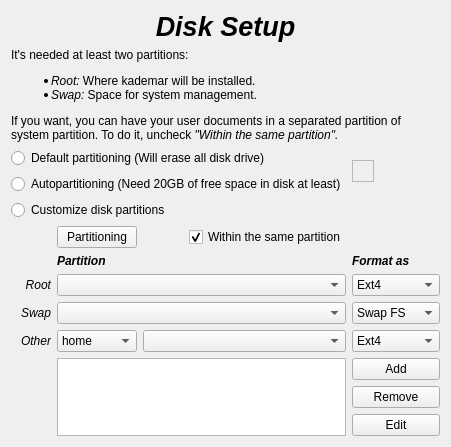
          <widget class="QWidget" name="PDisk">
           <layout class="QGridLayout" name="gridLayout_15">
            <item row="6" column="1" colspan="3">
             <widget class="QLabel" name="LPartition">
              <property name="maximumSize">
               <size>
                <width>16777215</width>
                <height>50</height>
               </size>
              </property>
              <property name="font">
               <font>
                <weight>75</weight>
                <italic>true</italic>
                <bold>true</bold>
               </font>
              </property>
              <property name="text">
               <string>Partition</string>
              </property>
             </widget>
            </item>
            <item row="0" column="0" colspan="5">
             <widget class="QLabel" name="LDiskSetupTitle">
              <property name="maximumSize">
               <size>
                <width>16777215</width>
                <height>50</height>
               </size>
              </property>
              <property name="font">
               <font>
                <pointsize>20</pointsize>
                <weight>75</weight>
                <italic>true</italic>
                <bold>true</bold>
               </font>
              </property>
              <property name="text">
               <string>Disk Setup</string>
              </property>
              <property name="alignment">
               <set>Qt::AlignCenter</set>
              </property>
             </widget>
            </item>
            <item row="8" column="4">
             <widget class="QComboBox" name="CBDiskFormatSwap">
              <item>
               <property name="text">
                <string>Swap FS</string>
               </property>
              </item>
             </widget>
            </item>
            <item row="12" column="4">
             <widget class="QPushButton" name="BEditPartition">
              <property name="text">
               <string>Edit</string>
              </property>
             </widget>
            </item>
            <item row="2" column="0" colspan="4">
             <widget class="QRadioButton" name="RBPartitionN">
              <property name="text">
               <string>Default partitioning (Will erase all disk drive)</string>
              </property>
             </widget>
            </item>
            <item row="7" column="1" colspan="3">
             <widget class="QComboBox" name="CBPartRoot"/>
            </item>
            <item row="5" column="3">
             <widget class="QCheckBox" name="CHSamePart">
              <property name="text">
               <string>Within the same partition</string>
              </property>
              <property name="checked">
               <bool>true</bool>
              </property>
             </widget>
            </item>
            <item row="4" column="0" colspan="4">
             <widget class="QRadioButton" name="RBPartitionY">
              <property name="text">
               <string>Customize disk partitions</string>
              </property>
             </widget>
            </item>
            <item row="2" column="4" rowspan="2">
             <widget class="QFrame" name="FPartitionInfo">
              <property name="minimumSize">
               <size>
                <width>22</width>
                <height>22</height>
               </size>
              </property>
              <property name="maximumSize">
               <size>
                <width>22</width>
                <height>22</height>
               </size>
              </property>
              <property name="frameShape">
               <enum>QFrame::StyledPanel</enum>
              </property>
              <property name="frameShadow">
               <enum>QFrame::Raised</enum>
              </property>
             </widget>
            </item>
            <item row="3" column="0" colspan="4">
             <widget class="QRadioButton" name="RBPartitionA">
              <property name="text">
               <string>Autopartitioning (Need 20GB of free space in disk at least)</string>
              </property>
             </widget>
            </item>
            <item row="6" column="4">
             <widget class="QLabel" name="LFormat">
              <property name="maximumSize">
               <size>
                <width>16777215</width>
                <height>50</height>
               </size>
              </property>
              <property name="font">
               <font>
                <weight>75</weight>
                <italic>true</italic>
                <bold>true</bold>
               </font>
              </property>
              <property name="text">
               <string>Format as</string>
              </property>
             </widget>
            </item>
            <item row="9" column="0">
             <widget class="QLabel" name="LPartOther">
              <property name="maximumSize">
               <size>
                <width>100</width>
                <height>16777215</height>
               </size>
              </property>
              <property name="font">
               <font>
                <italic>true</italic>
               </font>
              </property>
              <property name="locale">
               <locale language="English" country="UnitedKingdom"/>
              </property>
              <property name="text">
               <string>Other</string>
              </property>
              <property name="alignment">
               <set>Qt::AlignRight|Qt::AlignTrailing|Qt::AlignVCenter</set>
              </property>
             </widget>
            </item>
            <item row="9" column="4">
             <widget class="QComboBox" name="CBDiskFormatOther">
              <item>
               <property name="text">
                <string>Ext4</string>
               </property>
              </item>
              <item>
               <property name="text">
                <string>Reiser FS</string>
               </property>
              </item>
              <item>
               <property name="text">
                <string>Ext3</string>
               </property>
              </item>
              <item>
               <property name="text">
                <string>Ext2</string>
               </property>
              </item>
              <item>
               <property name="text">
                <string>No Format</string>
               </property>
              </item>
             </widget>
            </item>
            <item row="7" column="4">
             <widget class="QComboBox" name="CBDiskFormatRoot">
              <item>
               <property name="text">
                <string>Ext4</string>
               </property>
              </item>
              <item>
               <property name="text">
                <string>Reiser FS</string>
               </property>
              </item>
              <item>
               <property name="text">
                <string>Ext3</string>
               </property>
              </item>
              <item>
               <property name="text">
                <string>Ext2</string>
               </property>
              </item>
              <item>
               <property name="text">
                <string>No Format</string>
               </property>
              </item>
             </widget>
            </item>
            <item row="10" column="4">
             <widget class="QPushButton" name="BAddPartition">
              <property name="text">
               <string>Add</string>
              </property>
             </widget>
            </item>
            <item row="9" column="1">
             <widget class="QComboBox" name="CBPartDir">
              <item>
               <property name="text">
                <string>home</string>
               </property>
              </item>
              <item>
               <property name="text">
                <string>boot</string>
               </property>
              </item>
              <item>
               <property name="text">
                <string>usr</string>
               </property>
              </item>
              <item>
               <property name="text">
                <string>var</string>
               </property>
              </item>
             </widget>
            </item>
            <item row="11" column="4">
             <widget class="QPushButton" name="BRemovePartition">
              <property name="text">
               <string>Remove</string>
              </property>
             </widget>
            </item>
            <item row="9" column="2" colspan="2">
             <widget class="QComboBox" name="CBPartOther"/>
            </item>
            <item row="8" column="1" colspan="3">
             <widget class="QComboBox" name="CBPartSwap"/>
            </item>
            <item row="8" column="0">
             <widget class="QLabel" name="LPartSwap">
              <property name="maximumSize">
               <size>
                <width>100</width>
                <height>16777215</height>
               </size>
              </property>
              <property name="font">
               <font>
                <italic>true</italic>
               </font>
              </property>
              <property name="locale">
               <locale language="English" country="UnitedKingdom"/>
              </property>
              <property name="text">
               <string>Swap</string>
              </property>
              <property name="alignment">
               <set>Qt::AlignRight|Qt::AlignTrailing|Qt::AlignVCenter</set>
              </property>
             </widget>
            </item>
            <item row="1" column="0" colspan="5">
             <widget class="QLabel" name="LDiskSetup">
              <property name="maximumSize">
               <size>
                <width>16777215</width>
                <height>150</height>
               </size>
              </property>
              <property name="text">
               <string>&lt;!DOCTYPE HTML PUBLIC &quot;-//W3C//DTD HTML 4.0//EN&quot; &quot;http://www.w3.org/TR/REC-html40/strict.dtd&quot;&gt;
&lt;html&gt;&lt;head&gt;&lt;meta name=&quot;qrichtext&quot; content=&quot;1&quot; /&gt;&lt;style type=&quot;text/css&quot;&gt;
p, li { white-space: pre-wrap; }
&lt;/style&gt;&lt;/head&gt;&lt;body style=&quot; font-family:'DejaVu Sans'; font-size:9pt; font-weight:400; font-style:normal;&quot;&gt;
&lt;p style=&quot; margin-top:12px; margin-bottom:12px; margin-left:0px; margin-right:0px; -qt-block-indent:0; text-indent:0px;&quot;&gt;It's needed at least two partitions:&lt;/p&gt;
&lt;ul style=&quot;-qt-list-indent: 1;&quot;&gt;&lt;li style=&quot; margin-top:12px; margin-bottom:0px; margin-left:0px; margin-right:0px; -qt-block-indent:0; text-indent:0px;&quot;&gt;&lt;span style=&quot; font-style:italic;&quot;&gt;Root:&lt;/span&gt; Where kademar will be installed.&lt;/li&gt;
&lt;li style=&quot; margin-top:0px; margin-bottom:12px; margin-left:0px; margin-right:0px; -qt-block-indent:0; text-indent:0px;&quot;&gt;&lt;span style=&quot; font-style:italic;&quot;&gt;Swap:&lt;/span&gt; Space for system management.&lt;/li&gt;&lt;/ul&gt;
&lt;p style=&quot; margin-top:12px; margin-bottom:12px; margin-left:0px; margin-right:0px; -qt-block-indent:0; text-indent:0px;&quot;&gt;If you want, you can have your user documents in a separated partition of system partition. To do it, uncheck &lt;span style=&quot; font-style:italic;&quot;&gt;&quot;Within the same partition&quot;.&lt;/span&gt;&lt;/p&gt;&lt;/body&gt;&lt;/html&gt;</string>
              </property>
              <property name="textFormat">
               <enum>Qt::RichText</enum>
              </property>
              <property name="alignment">
               <set>Qt::AlignLeading|Qt::AlignLeft|Qt::AlignTop</set>
              </property>
              <property name="wordWrap">
               <bool>true</bool>
              </property>
             </widget>
            </item>
            <item row="7" column="0">
             <widget class="QLabel" name="LPartRoot">
              <property name="maximumSize">
               <size>
                <width>100</width>
                <height>16777215</height>
               </size>
              </property>
              <property name="font">
               <font>
                <italic>true</italic>
               </font>
              </property>
              <property name="text">
               <string>Root</string>
              </property>
              <property name="alignment">
               <set>Qt::AlignRight|Qt::AlignTrailing|Qt::AlignVCenter</set>
              </property>
             </widget>
            </item>
            <item row="5" column="1">
             <widget class="QPushButton" name="BGparted">
              <property name="text">
               <string>Partitioning</string>
              </property>
              <property name="icon">
               <iconset>
                <normaloff>../../usr/share/kademar/utils/instalador/img/gparted.png</normaloff>../../usr/share/kademar/utils/instalador/img/gparted.png</iconset>
              </property>
              <property name="iconSize">
               <size>
                <width>32</width>
                <height>32</height>
               </size>
              </property>
             </widget>
            </item>
            <item row="10" column="1" rowspan="3" colspan="3">
             <widget class="QListView" name="LVMountPointList"/>
            </item>
           </layout>
          </widget>
